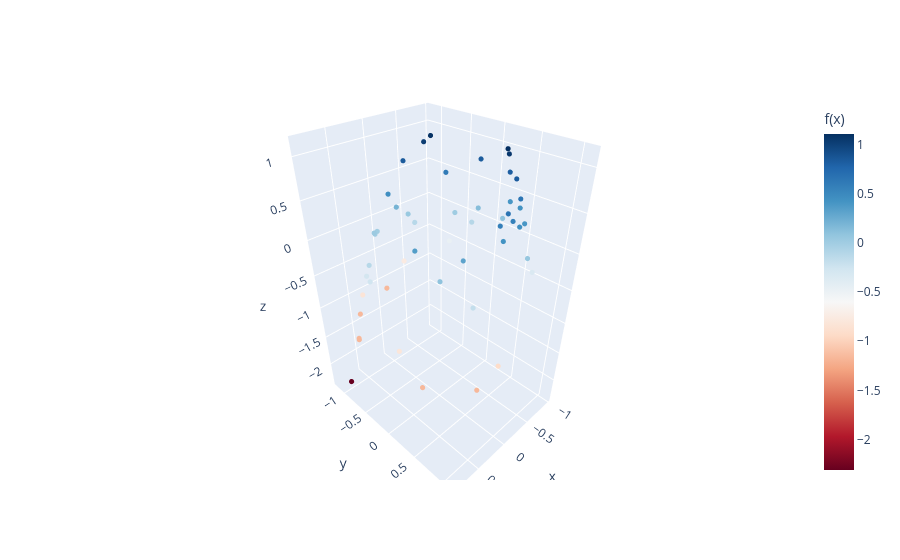

The code cell stored with this chart in its notebook:
### Code cell
# scores_Train = [x for x in scores_train if x != 0]

fig = go.Figure()

fig.add_trace(
    go.Scatter3d(
        x=X_train[:, 0],
        y= X_train[:, 1],
        z=scores_train,
                mode='markers',
        marker=dict(
            size=3,
            color=scores_train,
            colorscale='RdBu',
            colorbar=dict(title='f(x)')
        )
    )
)


fig.show()
